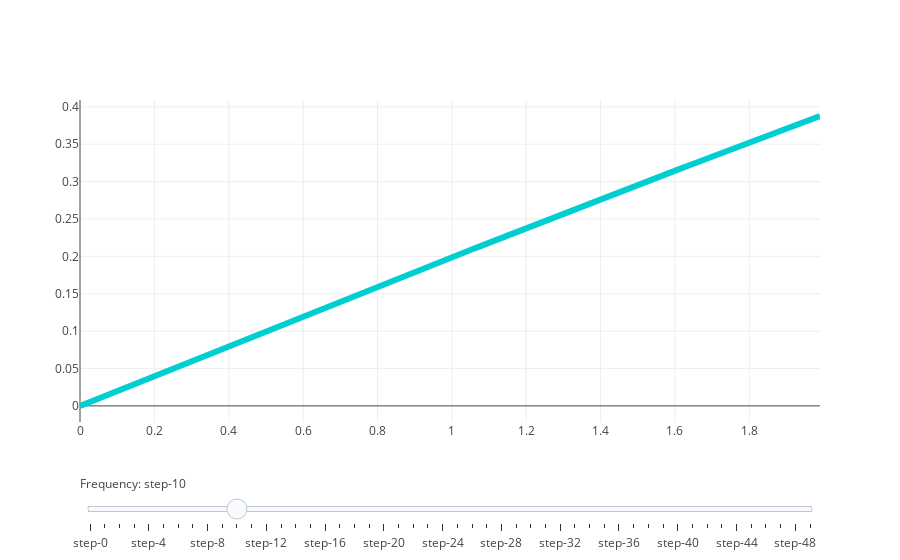

The code cell stored with this chart in its notebook:
### Code cell
data = [dict(
        visible = False,
        line=dict(color='#00CED1', width=6),
        name = '𝜈 = '+str(step),
        x = np.arange(0,12,0.01),
        y = np.sin(step*np.arange(0,2,0.01))) for step in np.arange(0,5,0.1)]
data[2]['visible'] = True

steps = []
for i in range(len(data)):
    step = dict(
        method = 'restyle',  
        args = ['visible', [False] * len(data)],
    )
    step['args'][1][i] = True # Toggle i'th trace to "visible"
    steps.append(step)

sliders = [dict(
    active = 10,
    currentvalue = {"prefix": "Frequency: "},
    pad = {"t": 50},
    steps = steps
)]

layout = dict(sliders=sliders)

fig = dict(data=data, layout=layout)

plotly.offline.iplot(fig, filename='Sine Wave Slider')

### Figure 1 — Plotly figure (JSON) as saved in the notebook; plotly's stock layout.template omitted (floating-point values rounded to 4 significant figures; data arrays with more than 128 entries replaced by an {"elided": "..."} marker saying what was removed)
{"data": [{"line": {"color": "#00CED1", "width": 6}, "name": "𝜈 = 0.0", "type": "scatter", "uid": "4408c188-8cf6-11e8-8685-a8a795145588", "visible": false, "x": {"elided": "1200 float values"}, "y": {"elided": "200 int values"}}, {"line": {"color": "#00CED1", "width": 6}, "name": "𝜈 = 0.1", "type": "scatter", "uid": "4408c189-8cf6-11e8-9dfb-a8a795145588", "visible": false, "x": {"elided": "1200 float values"}, "y": {"elided": "200 float values"}}, {"line": {"color": "#00CED1", "width": 6}, "name": "𝜈 = 0.2", "type": "scatter", "uid": "4408c18a-8cf6-11e8-a681-a8a795145588", "visible": true, "x": {"elided": "1200 float values"}, "y": {"elided": "200 float values"}}, {"line": {"color": "#00CED1", "width": 6}, "name": "𝜈 = 0.3", "type": "scatter", "uid": "4408c18b-8cf6-11e8-89d6-a8a795145588", "visible": false, "x": {"elided": "1200 float values"}, "y": {"elided": "200 float values"}}, {"line": {"color": "#00CED1", "width": 6}, "name": "𝜈 = 0.4", "type": "scatter", "uid": "4408c18c-8cf6-11e8-a49a-a8a795145588", "visible": false, "x": {"elided": "1200 float values"}, "y": {"elided": "200 float values"}}, {"line": {"color": "#00CED1", "width": 6}, "name": "𝜈 = 0.5", "type": "scatter", "uid": "4408c18d-8cf6-11e8-84f4-a8a795145588", "visible": false, "x": {"elided": "1200 float values"}, "y": {"elided": "200 float values"}}, {"line": {"color": "#00CED1", "width": 6}, "name": "𝜈 = 0.6", "type": "scatter", "uid": "4408c18e-8cf6-11e8-a501-a8a795145588", "visible": false, "x": {"elided": "1200 float values"}, "y": {"elided": "200 float values"}}, {"line": {"color": "#00CED1", "width": 6}, "name": "𝜈 = 0.7", "type": "scatter", "uid": "4408c18f-8cf6-11e8-a13b-a8a795145588", "visible": false, "x": {"elided": "1200 float values"}, "y": {"elided": "200 float values"}}, {"line": {"color": "#00CED1", "width": 6}, "name": "𝜈 = 0.8", "type": "scatter", "uid": "4408c190-8cf6-11e8-b416-a8a795145588", "visible": false, "x": {"elided": "1200 float values"}, "y": {"elided": "200 float values"}}, {"line": {"color": "#00CED1", "width": 6}, "name": "𝜈 = 0.9", "type": "scatter", "uid": "4408c191-8cf6-11e8-92c7-a8a795145588", "visible": false, "x": {"elided": "1200 float values"}, "y": {"elided": "200 float values"}}, {"line": {"color": "#00CED1", "width": 6}, "name": "𝜈 = 1.0", "type": "scatter", "uid": "4408c192-8cf6-11e8-a14a-a8a795145588", "visible": false, "x": {"elided": "1200 float values"}, "y": {"elided": "200 float values"}}, {"line": {"color": "#00CED1", "width": 6}, "name": "𝜈 = 1.1", "type": "scatter", "uid": "4408c193-8cf6-11e8-8819-a8a795145588", "visible": false, "x": {"elided": "1200 float values"}, "y": {"elided": "200 float values"}}, {"line": {"color": "#00CED1", "width": 6}, "name": "𝜈 = 1.2", "type": "scatter", "uid": "4408c194-8cf6-11e8-9f7f-a8a795145588", "visible": false, "x": {"elided": "1200 float values"}, "y": {"elided": "200 float values"}}, {"line": {"color": "#00CED1", "width": 6}, "name": "𝜈 = 1.3", "type": "scatter", "uid": "4408c195-8cf6-11e8-a749-a8a795145588", "visible": false, "x": {"elided": "1200 float values"}, "y": {"elided": "200 float values"}}, {"line": {"color": "#00CED1", "width": 6}, "name": "𝜈 = 1.4", "type": "scatter", "uid": "4408c196-8cf6-11e8-81a3-a8a795145588", "visible": false, "x": {"elided": "1200 float values"}, "y": {"elided": "200 float values"}}, {"line": {"color": "#00CED1", "width": 6}, "name": "𝜈 = 1.5", "type": "scatter", "uid": "4408c197-8cf6-11e8-a6ba-a8a795145588", "visible": false, "x": {"elided": "1200 float values"}, "y": {"elided": "200 float values"}}, {"line": {"color": "#00CED1", "width": 6}, "name": "𝜈 = 1.6", "type": "scatter", "uid": "4408c198-8cf6-11e8-a4cf-a8a795145588", "visible": false, "x": {"elided": "1200 float values"}, "y": {"elided": "200 float values"}}, {"line": {"color": "#00CED1", "width": 6}, "name": "𝜈 = 1.7", "type": "scatter", "uid": "4408c199-8cf6-11e8-a8b2-a8a795145588", "visible": false, "x": {"elided": "1200 float values"}, "y": {"elided": "200 float values"}}, {"line": {"color": "#00CED1", "width": 6}, "name": "𝜈 = 1.8", "type": "scatter", "uid": "4408c19a-8cf6-11e8-a88b-a8a795145588", "visible": false, "x": {"elided": "1200 float values"}, "y": {"elided": "200 float values"}}, {"line": {"color": "#00CED1", "width": 6}, "name": "𝜈 = 1.9", "type": "scatter", "uid": "4408c19b-8cf6-11e8-a5f3-a8a795145588", "visible": false, "x": {"elided": "1200 float values"}, "y": {"elided": "200 float values"}}, {"line": {"color": "#00CED1", "width": 6}, "name": "𝜈 = 2.0", "type": "scatter", "uid": "4408c19c-8cf6-11e8-8926-a8a795145588", "visible": false, "x": {"elided": "1200 float values"}, "y": {"elided": "200 float values"}}, {"line": {"color": "#00CED1", "width": 6}, "name": "𝜈 = 2.1", "type": "scatter", "uid": "4408c19d-8cf6-11e8-b45e-a8a795145588", "visible": false, "x": {"elided": "1200 float values"}, "y": {"elided": "200 float values"}}, {"line": {"color": "#00CED1", "width": 6}, "name": "𝜈 = 2.2", "type": "scatter", "uid": "4408c19e-8cf6-11e8-ba78-a8a795145588", "visible": false, "x": {"elided": "1200 float values"}, "y": {"elided": "200 float values"}}, {"line": {"color": "#00CED1", "width": 6}, "name": "𝜈 = 2.3", "type": "scatter", "uid": "4408c19f-8cf6-11e8-b1d6-a8a795145588", "visible": false, "x": {"elided": "1200 float values"}, "y": {"elided": "200 float values"}}, {"line": {"color": "#00CED1", "width": 6}, "name": "𝜈 = 2.4", "type": "scatter", "uid": "4408c1a0-8cf6-11e8-8be5-a8a795145588", "visible": false, "x": {"elided": "1200 float values"}, "y": {"elided": "200 float values"}}, {"line": {"color": "#00CED1", "width": 6}, "name": "𝜈 = 2.5", "type": "scatter", "uid": "4408c1a1-8cf6-11e8-be9a-a8a795145588", "visible": false, "x": {"elided": "1200 float values"}, "y": {"elided": "200 float values"}}, {"line": {"color": "#00CED1", "width": 6}, "name": "𝜈 = 2.6", "type": "scatter", "uid": "4408c1a2-8cf6-11e8-a628-a8a795145588", "visible": false, "x": {"elided": "1200 float values"}, "y": {"elided": "200 float values"}}, {"line": {"color": "#00CED1", "width": 6}, "name": "𝜈 = 2.7", "type": "scatter", "uid": "4408c1a3-8cf6-11e8-b2b2-a8a795145588", "visible": false, "x": {"elided": "1200 float values"}, "y": {"elided": "200 float values"}}, {"line": {"color": "#00CED1", "width": 6}, "name": "𝜈 = 2.8", "type": "scatter", "uid": "4408c1a4-8cf6-11e8-857b-a8a795145588", "visible": false, "x": {"elided": "1200 float values"}, "y": {"elided": "200 float values"}}, {"line": {"color": "#00CED1", "width": 6}, "name": "𝜈 = 2.9", "type": "scatter", "uid": "4408c1a5-8cf6-11e8-befd-a8a795145588", "visible": false, "x": {"elided": "1200 float values"}, "y": {"elided": "200 float values"}}, {"line": {"color": "#00CED1", "width": 6}, "name": "𝜈 = 3.0", "type": "scatter", "uid": "4408c1a6-8cf6-11e8-b31e-a8a795145588", "visible": false, "x": {"elided": "1200 float values"}, "y": {"elided": "200 float values"}}, {"line": {"color": "#00CED1", "width": 6}, "name": "𝜈 = 3.1", "type": "scatter", "uid": "4408c1a7-8cf6-11e8-bcdf-a8a795145588", "visible": false, "x": {"elided": "1200 float values"}, "y": {"elided": "200 float values"}}, {"line": {"color": "#00CED1", "width": 6}, "name": "𝜈 = 3.2", "type": "scatter", "uid": "4408c1a8-8cf6-11e8-b318-a8a795145588", "visible": false, "x": {"elided": "1200 float values"}, "y": {"elided": "200 float values"}}, {"line": {"color": "#00CED1", "width": 6}, "name": "𝜈 = 3.3", "type": "scatter", "uid": "4408c1a9-8cf6-11e8-9102-a8a795145588", "visible": false, "x": {"elided": "1200 float values"}, "y": {"elided": "200 float values"}}, {"line": {"color": "#00CED1", "width": 6}, "name": "𝜈 = 3.4", "type": "scatter", "uid": "4408c1aa-8cf6-11e8-90e6-a8a795145588", "visible": false, "x": {"elided": "1200 float values"}, "y": {"elided": "200 float values"}}, {"line": {"color": "#00CED1", "width": 6}, "name": "𝜈 = 3.5", "type": "scatter", "uid": "4408c1ab-8cf6-11e8-a0b9-a8a795145588", "visible": false, "x": {"elided": "1200 float values"}, "y": {"elided": "200 float values"}}, {"line": {"color": "#00CED1", "width": 6}, "name": "𝜈 = 3.6", "type": "scatter", "uid": "4408c1ac-8cf6-11e8-ae62-a8a795145588", "visible": false, "x": {"elided": "1200 float values"}, "y": {"elided": "200 float values"}}, {"line": {"color": "#00CED1", "width": 6}, "name": "𝜈 = 3.7", "type": "scatter", "uid": "4408c1ad-8cf6-11e8-acf6-a8a795145588", "visible": false, "x": {"elided": "1200 float values"}, "y": {"elided": "200 float values"}}, {"line": {"color": "#00CED1", "width": 6}, "name": "𝜈 = 3.8", "type": "scatter", "uid": "4408c1ae-8cf6-11e8-930d-a8a795145588", "visible": false, "x": {"elided": "1200 float values"}, "y": {"elided": "200 float values"}}, {"line": {"color": "#00CED1", "width": 6}, "name": "𝜈 = 3.9", "type": "scatter", "uid": "4408c1af-8cf6-11e8-a0aa-a8a795145588", "visible": false, "x": {"elided": "1200 float values"}, "y": {"elided": "200 float values"}}, {"line": {"color": "#00CED1", "width": 6}, "name": "𝜈 = 4.0", "type": "scatter", "uid": "4408c1b0-8cf6-11e8-9f37-a8a795145588", "visible": false, "x": {"elided": "1200 float values"}, "y": {"elided": "200 float values"}}, {"line": {"color": "#00CED1", "width": 6}, "name": "𝜈 = 4.1", "type": "scatter", "uid": "4408c1b1-8cf6-11e8-ad51-a8a795145588", "visible": false, "x": {"elided": "1200 float values"}, "y": {"elided": "200 float values"}}, {"line": {"color": "#00CED1", "width": 6}, "name": "𝜈 = 4.2", "type": "scatter", "uid": "4408c1b2-8cf6-11e8-a96c-a8a795145588", "visible": false, "x": {"elided": "1200 float values"}, "y": {"elided": "200 float values"}}, {"line": {"color": "#00CED1", "width": 6}, "name": "𝜈 = 4.3", "type": "scatter", "uid": "4408c1b3-8cf6-11e8-8e04-a8a795145588", "visible": false, "x": {"elided": "1200 float values"}, "y": {"elided": "200 float values"}}, {"line": {"color": "#00CED1", "width": 6}, "name": "𝜈 = 4.4", "type": "scatter", "uid": "4408c1b4-8cf6-11e8-a6a5-a8a795145588", "visible": false, "x": {"elided": "1200 float values"}, "y": {"elided": "200 float values"}}, {"line": {"color": "#00CED1", "width": 6}, "name": "𝜈 = 4.5", "type": "scatter", "uid": "4408c1b5-8cf6-11e8-b918-a8a795145588", "visible": false, "x": {"elided": "1200 float values"}, "y": {"elided": "200 float values"}}, {"line": {"color": "#00CED1", "width": 6}, "name": "𝜈 = 4.6", "type": "scatter", "uid": "4408c1b6-8cf6-11e8-978c-a8a795145588", "visible": false, "x": {"elided": "1200 float values"}, "y": {"elided": "200 float values"}}, {"line": {"color": "#00CED1", "width": 6}, "name": "𝜈 = 4.7", "type": "scatter", "uid": "4408c1b7-8cf6-11e8-8756-a8a795145588", "visible": false, "x": {"elided": "1200 float values"}, "y": {"elided": "200 float values"}}, {"line": {"color": "#00CED1", "width": 6}, "name": "𝜈 = 4.8", "type": "scatter", "uid": "4408c1b8-8cf6-11e8-b676-a8a795145588", "visible": false, "x": {"elided": "1200 float values"}, "y": {"elided": "200 float values"}}, {"line": {"color": "#00CED1", "width": 6}, "name": "𝜈 = 4.9", "type": "scatter", "uid": "4408c1b9-8cf6-11e8-809f-a8a795145588", "visible": false, "x": {"elided": "1200 float values"}, "y": {"elided": "200 float values"}}], "layout": {"sliders": [{"active": 10, "currentvalue": {"prefix": "Frequency: "}, "pad": {"t": 50}, "steps": [{"args": ["visible", [true, false, false, false, false, false, false, false, false, false, false, false, false, false, false, false, false, false, false, false, false, false, false, false, false, false, false, false, false, false, false, false, false, false, false, false, false, false, false, false, false, false, false, false, false, false, false, false, false, false]], "method": "restyle"}, {"args": ["visible", [false, true, false, false, false, false, false, false, false, false, false, false, false, false, false, false, false, false, false, false, false, false, false, false, false, false, false, false, false, false, false, false, false, false, false, false, false, false, false, false, false, false, false, false, false, false, false, false, false, false]], "method": "restyle"}, {"args": ["visible", [false, false, true, false, false, false, false, false, false, false, false, false, false, false, false, false, false, false, false, false, false, false, false, false, false, false, false, false, false, false, false, false, false, false, false, false, false, false, false, false, false, false, false, false, false, false, false, false, false, false]], "method": "restyle"}, {"args": ["visible", [false, false, false, true, false, false, false, false, false, false, false, false, false, false, false, false, false, false, false, false, false, false, false, false, false, false, false, false, false, false, false, false, false, false, false, false, false, false, false, false, false, false, false, false, false, false, false, false, false, false]], "method": "restyle"}, {"args": ["visible", [false, false, false, false, true, false, false, false, false, false, false, false, false, false, false, false, false, false, false, false, false, false, false, false, false, false, false, false, false, false, false, false, false, false, false, false, false, false, false, false, false, false, false, false, false, false, false, false, false, false]], "method": "restyle"}, {"args": ["visible", [false, false, false, false, false, true, false, false, false, false, false, false, false, false, false, false, false, false, false, false, false, false, false, false, false, false, false, false, false, false, false, false, false, false, false, false, false, false, false, false, false, false, false, false, false, false, false, false, false, false]], "method": "restyle"}, {"args": ["visible", [false, false, false, false, false, false, true, false, false, false, false, false, false, false, false, false, false, false, false, false, false, false, false, false, false, false, false, false, false, false, false, false, false, false, false, false, false, false, false, false, false, false, false, false, false, false, false, false, false, false]], "method": "restyle"}, {"args": ["visible", [false, false, false, false, false, false, false, true, false, false, false, false, false, false, false, false, false, false, false, false, false, false, false, false, false, false, false, false, false, false, false, false, false, false, false, false, false, false, false, false, false, false, false, false, false, false, false, false, false, false]], "method": "restyle"}, {"args": ["visible", [false, false, false, false, false, false, false, false, true, false, false, false, false, false, false, false, false, false, false, false, false, false, false, false, false, false, false, false, false, false, false, false, false, false, false, false, false, false, false, false, false, false, false, false, false, false, false, false, false, false]], "method": "restyle"}, {"args": ["visible", [false, false, false, false, false, false, false, false, false, true, false, false, false, false, false, false, false, false, false, false, false, false, false, false, false, false, false, false, false, false, false, false, false, false, false, false, false, false, false, false, false, false, false, false, false, false, false, false, false, false]], "method": "restyle"}, {"args": ["visible", [false, false, false, false, false, false, false, false, false, false, true, false, false, false, false, false, false, false, false, false, false, false, false, false, false, false, false, false, false, false, false, false, false, false, false, false, false, false, false, false, false, false, false, false, false, false, false, false, false, false]], "method": "restyle"}, {"args": ["visible", [false, false, false, false, false, false, false, false, false, false, false, true, false, false, false, false, false, false, false, false, false, false, false, false, false, false, false, false, false, false, false, false, false, false, false, false, false, false, false, false, false, false, false, false, false, false, false, false, false, false]], "method": "restyle"}, {"args": ["visible", [false, false, false, false, false, false, false, false, false, false, false, false, true, false, false, false, false, false, false, false, false, false, false, false, false, false, false, false, false, false, false, false, false, false, false, false, false, false, false, false, false, false, false, false, false, false, false, false, false, false]], "method": "restyle"}, {"args": ["visible", [false, false, false, false, false, false, false, false, false, false, false, false, false, true, false, false, false, false, false, false, false, false, false, false, false, false, false, false, false, false, false, false, false, false, false, false, false, false, false, false, false, false, false, false, false, false, false, false, false, false]], "method": "restyle"}, {"args": ["visible", [false, false, false, false, false, false, false, false, false, false, false, false, false, false, true, false, false, false, false, false, false, false, false, false, false, false, false, false, false, false, false, false, false, false, false, false, false, false, false, false, false, false, false, false, false, false, false, false, false, false]], "method": "restyle"}, {"args": ["visible", [false, false, false, false, false, false, false, false, false, false, false, false, false, false, false, true, false, false, false, false, false, false, false, false, false, false, false, false, false, false, false, false, false, false, false, false, false, false, false, false, false, false, false, false, false, false, false, false, false, false]], "method": "restyle"}, {"args": ["visible", [false, false, false, false, false, false, false, false, false, false, false, false, false, false, false, false, true, false, false, false, false, false, false, false, false, false, false, false, false, false, false, false, false, false, false, false, false, false, false, false, false, false, false, false, false, false, false, false, false, false]], "method": "restyle"}, {"args": ["visible", [false, false, false, false, false, false, false, false, false, false, false, false, false, false, false, false, false, true, false, false, false, false, false, false, false, false, false, false, false, false, false, false, false, false, false, false, false, false, false, false, false, false, false, false, false, false, false, false, false, false]], "method": "restyle"}, {"args": ["visible", [false, false, false, false, false, false, false, false, false, false, false, false, false, false, false, false, false, false, true, false, false, false, false, false, false, false, false, false, false, false, false, false, false, false, false, false, false, false, false, false, false, false, false, false, false, false, false, false, false, false]], "method": "restyle"}, {"args": ["visible", [false, false, false, false, false, false, false, false, false, false, false, false, false, false, false, false, false, false, false, true, false, false, false, false, false, false, false, false, false, false, false, false, false, false, false, false, false, false, false, false, false, false, false, false, false, false, false, false, false, false]], "method": "restyle"}, {"args": ["visible", [false, false, false, false, false, false, false, false, false, false, false, false, false, false, false, false, false, false, false, false, true, false, false, false, false, false, false, false, false, false, false, false, false, false, false, false, false, false, false, false, false, false, false, false, false, false, false, false, false, false]], "method": "restyle"}, {"args": ["visible", [false, false, false, false, false, false, false, false, false, false, false, false, false, false, false, false, false, false, false, false, false, true, false, false, false, false, false, false, false, false, false, false, false, false, false, false, false, false, false, false, false, false, false, false, false, false, false, false, false, false]], "method": "restyle"}, {"args": ["visible", [false, false, false, false, false, false, false, false, false, false, false, false, false, false, false, false, false, false, false, false, false, false, true, false, false, false, false, false, false, false, false, false, false, false, false, false, false, false, false, false, false, false, false, false, false, false, false, false, false, false]], "method": "restyle"}, {"args": ["visible", [false, false, false, false, false, false, false, false, false, false, false, false, false, false, false, false, false, false, false, false, false, false, false, true, false, false, false, false, false, false, false, false, false, false, false, false, false, false, false, false, false, false, false, false, false, false, false, false, false, false]], "method": "restyle"}, {"args": ["visible", [false, false, false, false, false, false, false, false, false, false, false, false, false, false, false, false, false, false, false, false, false, false, false, false, true, false, false, false, false, false, false, false, false, false, false, false, false, false, false, false, false, false, false, false, false, false, false, false, false, false]], "method": "restyle"}, {"args": ["visible", [false, false, false, false, false, false, false, false, false, false, false, false, false, false, false, false, false, false, false, false, false, false, false, false, false, true, false, false, false, false, false, false, false, false, false, false, false, false, false, false, false, false, false, false, false, false, false, false, false, false]], "method": "restyle"}, {"args": ["visible", [false, false, false, false, false, false, false, false, false, false, false, false, false, false, false, false, false, false, false, false, false, false, false, false, false, false, true, false, false, false, false, false, false, false, false, false, false, false, false, false, false, false, false, false, false, false, false, false, false, false]], "method": "restyle"}, {"args": ["visible", [false, false, false, false, false, false, false, false, false, false, false, false, false, false, false, false, false, false, false, false, false, false, false, false, false, false, false, true, false, false, false, false, false, false, false, false, false, false, false, false, false, false, false, false, false, false, false, false, false, false]], "method": "restyle"}, {"args": ["visible", [false, false, false, false, false, false, false, false, false, false, false, false, false, false, false, false, false, false, false, false, false, false, false, false, false, false, false, false, true, false, false, false, false, false, false, false, false, false, false, false, false, false, false, false, false, false, false, false, false, false]], "method": "restyle"}, {"args": ["visible", [false, false, false, false, false, false, false, false, false, false, false, false, false, false, false, false, false, false, false, false, false, false, false, false, false, false, false, false, false, true, false, false, false, false, false, false, false, false, false, false, false, false, false, false, false, false, false, false, false, false]], "method": "restyle"}, {"args": ["visible", [false, false, false, false, false, false, false, false, false, false, false, false, false, false, false, false, false, false, false, false, false, false, false, false, false, false, false, false, false, false, true, false, false, false, false, false, false, false, false, false, false, false, false, false, false, false, false, false, false, false]], "method": "restyle"}, {"args": ["visible", [false, false, false, false, false, false, false, false, false, false, false, false, false, false, false, false, false, false, false, false, false, false, false, false, false, false, false, false, false, false, false, true, false, false, false, false, false, false, false, false, false, false, false, false, false, false, false, false, false, false]], "method": "restyle"}, {"args": ["visible", [false, false, false, false, false, false, false, false, false, false, false, false, false, false, false, false, false, false, false, false, false, false, false, false, false, false, false, false, false, false, false, false, true, false, false, false, false, false, false, false, false, false, false, false, false, false, false, false, false, false]], "method": "restyle"}, {"args": ["visible", [false, false, false, false, false, false, false, false, false, false, false, false, false, false, false, false, false, false, false, false, false, false, false, false, false, false, false, false, false, false, false, false, false, true, false, false, false, false, false, false, false, false, false, false, false, false, false, false, false, false]], "method": "restyle"}, {"args": ["visible", [false, false, false, false, false, false, false, false, false, false, false, false, false, false, false, false, false, false, false, false, false, false, false, false, false, false, false, false, false, false, false, false, false, false, true, false, false, false, false, false, false, false, false, false, false, false, false, false, false, false]], "method": "restyle"}, {"args": ["visible", [false, false, false, false, false, false, false, false, false, false, false, false, false, false, false, false, false, false, false, false, false, false, false, false, false, false, false, false, false, false, false, false, false, false, false, true, false, false, false, false, false, false, false, false, false, false, false, false, false, false]], "method": "restyle"}, {"args": ["visible", [false, false, false, false, false, false, false, false, false, false, false, false, false, false, false, false, false, false, false, false, false, false, false, false, false, false, false, false, false, false, false, false, false, false, false, false, true, false, false, false, false, false, false, false, false, false, false, false, false, false]], "method": "restyle"}, {"args": ["visible", [false, false, false, false, false, false, false, false, false, false, false, false, false, false, false, false, false, false, false, false, false, false, false, false, false, false, false, false, false, false, false, false, false, false, false, false, false, true, false, false, false, false, false, false, false, false, false, false, false, false]], "method": "restyle"}, {"args": ["visible", [false, false, false, false, false, false, false, false, false, false, false, false, false, false, false, false, false, false, false, false, false, false, false, false, false, false, false, false, false, false, false, false, false, false, false, false, false, false, true, false, false, false, false, false, false, false, false, false, false, false]], "method": "restyle"}, {"args": ["visible", [false, false, false, false, false, false, false, false, false, false, false, false, false, false, false, false, false, false, false, false, false, false, false, false, false, false, false, false, false, false, false, false, false, false, false, false, false, false, false, true, false, false, false, false, false, false, false, false, false, false]], "method": "restyle"}, {"args": ["visible", [false, false, false, false, false, false, false, false, false, false, false, false, false, false, false, false, false, false, false, false, false, false, false, false, false, false, false, false, false, false, false, false, false, false, false, false, false, false, false, false, true, false, false, false, false, false, false, false, false, false]], "method": "restyle"}, {"args": ["visible", [false, false, false, false, false, false, false, false, false, false, false, false, false, false, false, false, false, false, false, false, false, false, false, false, false, false, false, false, false, false, false, false, false, false, false, false, false, false, false, false, false, true, false, false, false, false, false, false, false, false]], "method": "restyle"}, {"args": ["visible", [false, false, false, false, false, false, false, false, false, false, false, false, false, false, false, false, false, false, false, false, false, false, false, false, false, false, false, false, false, false, false, false, false, false, false, false, false, false, false, false, false, false, true, false, false, false, false, false, false, false]], "method": "restyle"}, {"args": ["visible", [false, false, false, false, false, false, false, false, false, false, false, false, false, false, false, false, false, false, false, false, false, false, false, false, false, false, false, false, false, false, false, false, false, false, false, false, false, false, false, false, false, false, false, true, false, false, false, false, false, false]], "method": "restyle"}, {"args": ["visible", [false, false, false, false, false, false, false, false, false, false, false, false, false, false, false, false, false, false, false, false, false, false, false, false, false, false, false, false, false, false, false, false, false, false, false, false, false, false, false, false, false, false, false, false, true, false, false, false, false, false]], "method": "restyle"}, {"args": ["visible", [false, false, false, false, false, false, false, false, false, false, false, false, false, false, false, false, false, false, false, false, false, false, false, false, false, false, false, false, false, false, false, false, false, false, false, false, false, false, false, false, false, false, false, false, false, true, false, false, false, false]], "method": "restyle"}, {"args": ["visible", [false, false, false, false, false, false, false, false, false, false, false, false, false, false, false, false, false, false, false, false, false, false, false, false, false, false, false, false, false, false, false, false, false, false, false, false, false, false, false, false, false, false, false, false, false, false, true, false, false, false]], "method": "restyle"}, {"args": ["visible", [false, false, false, false, false, false, false, false, false, false, false, false, false, false, false, false, false, false, false, false, false, false, false, false, false, false, false, false, false, false, false, false, false, false, false, false, false, false, false, false, false, false, false, false, false, false, false, true, false, false]], "method": "restyle"}, {"args": ["visible", [false, false, false, false, false, false, false, false, false, false, false, false, false, false, false, false, false, false, false, false, false, false, false, false, false, false, false, false, false, false, false, false, false, false, false, false, false, false, false, false, false, false, false, false, false, false, false, false, true, false]], "method": "restyle"}, {"args": ["visible", [false, false, false, false, false, false, false, false, false, false, false, false, false, false, false, false, false, false, false, false, false, false, false, false, false, false, false, false, false, false, false, false, false, false, false, false, false, false, false, false, false, false, false, false, false, false, false, false, false, true]], "method": "restyle"}]}]}}
